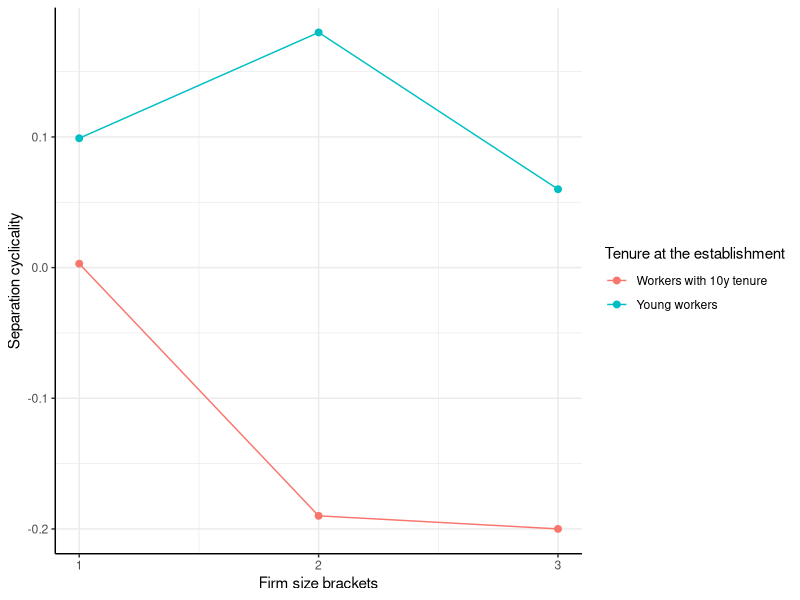
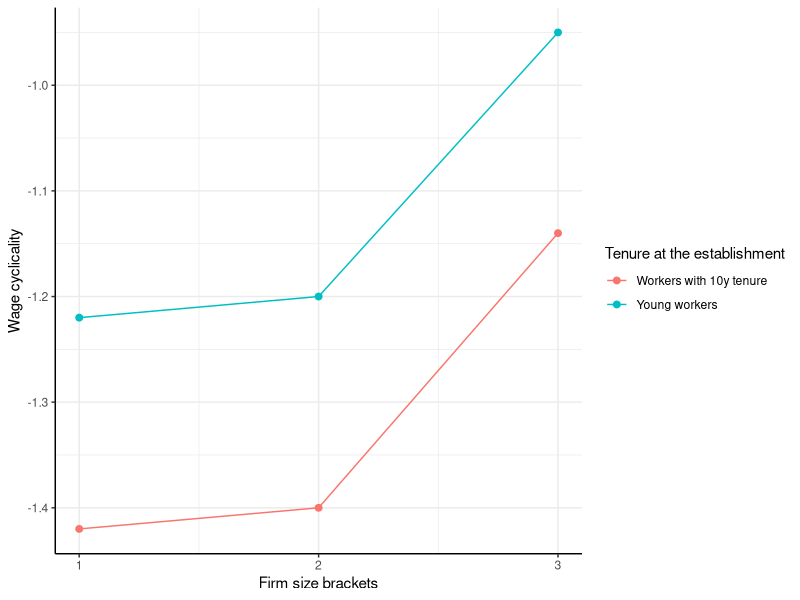
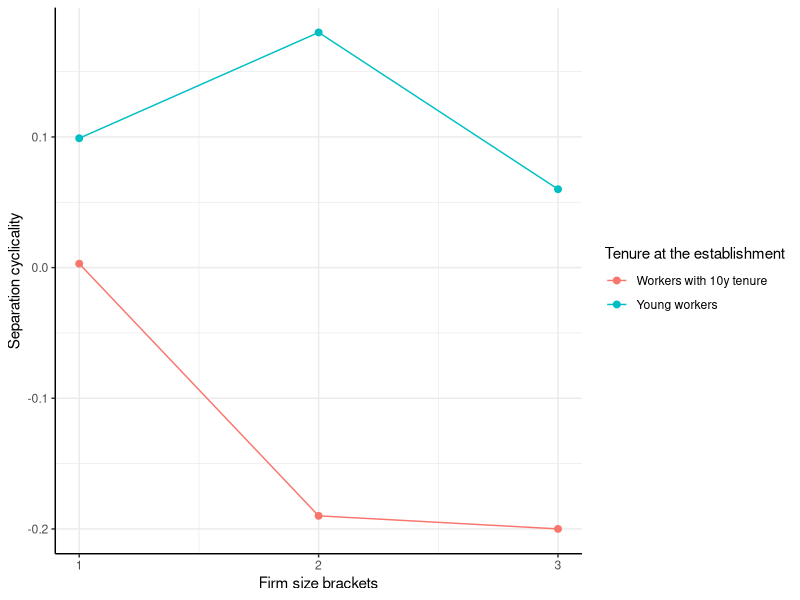
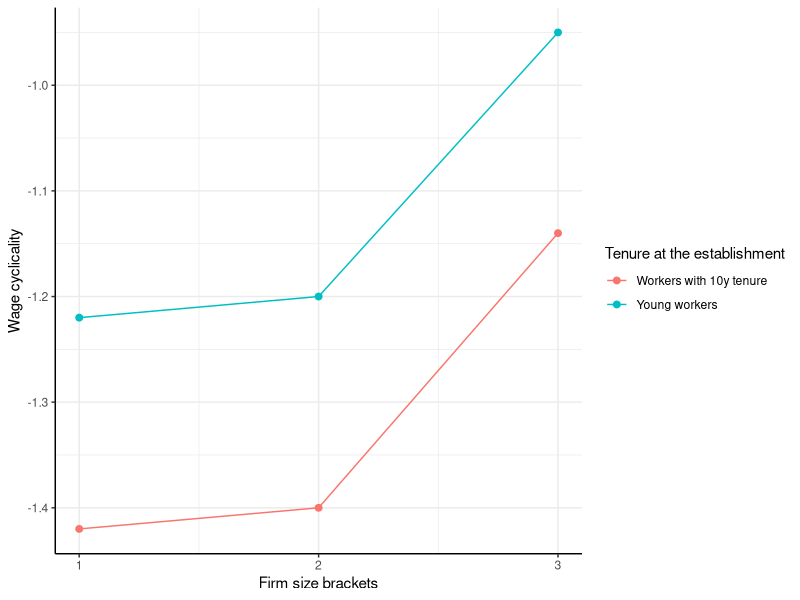

The R script that drew these images, in order:
install.packages("ggplot2")
library(ggplot2)
#Making wage and separations cyclicality graphs! Manually!!!
#Separations cyclicality across tenure and size
x<-1:3
y1<-c(0.18,0.39,0.24) #cyclicality of young workers
y2<-c(0.07,-0.04,-0.06) #cyclicality of workers with 10 years of tenure

#Or interacting with occupation heterogeneity
x<-1:3
y1<-c(0.099,0.18,0.06)
y2<-c(0.003,-0.19,-0.2)
data <- data.frame(x, y1,y2)
# Create the plot
plot <- ggplot(data) +
  geom_line(aes(x, y1, color="Young workers")) +
  geom_point(aes(x, y1, color="Young workers"),size=2) +
  geom_line(aes(x, y2, color="Workers with 10y tenure")) +
  geom_point(aes(x, y2, color="Workers with 10y tenure"),size=2) +
  scale_x_continuous(breaks=1:10)+
  labs( x = "Firm size brackets",y="Separation cyclicality",color="Tenure at the establishment") +
  theme_bw() +
  theme(axis.line = element_line(colour = "black"),
        #panel.grid.major = element_blank(),
        #panel.grid.minor = element_blank(),
        panel.border = element_blank(),
        panel.background = element_blank()) 

# Display the plot
print(plot)

ggsave("Separations Cyclicality.jpg", plot, width = 10, height = 4, units = "in", dpi = 300, type = "cairo")


#Wage cyclicality across tenure and size
x<-1:3
y1<-c(-1.22,-1.20,-0.95) #cyclicality of young workers
y2<-c(-1.42,-1.40,-1.14) #cyclicality of worker with 10 years of tenure

data <- data.frame(x, y1,y2)
# Create the plot
plot <- ggplot(data) +
  geom_line(aes(x, y1, color="Young workers")) +
  geom_point(aes(x, y1, color="Young workers"),size=2) +
  geom_line(aes(x, y2, color="Workers with 10y tenure")) +
  geom_point(aes(x, y2, color="Workers with 10y tenure"),size=2) +
  scale_x_continuous(breaks=1:10)+
  labs( x = "Firm size brackets",y="Wage cyclicality",color="Tenure at the establishment") +
  theme_bw() +
  theme(axis.line = element_line(colour = "black"),
        #panel.grid.major = element_blank(),
        #panel.grid.minor = element_blank(),
        panel.border = element_blank(),
        panel.background = element_blank()) 

# Display the plot
print(plot)

ggsave("Wage Cyclicality.jpg", plot, width = 10, height = 4, units = "in", dpi = 300, type = "cairo")
